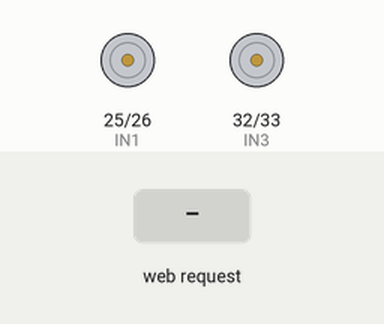
Bench run of a sketch on a simulated ESP32. Shown: motor-driver pin pairs drawn as motors (green arrow = first pin HIGH = forward, orange = second pin HIGH = backward, longer = more drive, scaled by the enable pin). The test bench sets the inputs (shaded band). WiFi joins after 1.5 s; servers stay silent unless stated; what the sketch prints to the serial monitor is not drawn.

Above: at 2.7 s.
2.8 s: HTTP request GET /MOTOR=ON received
At 3.3 s:
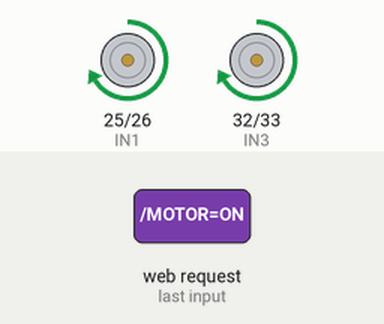
Timing chart, 0 to 9.3 s (numbered marks = the images above; inputs shaded):
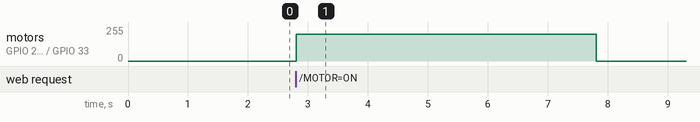

Measured:
- after the input at 2.8 s, motor on GPIO 25 (IN1) / GPIO 26 (IN2), motor on GPIO 32 (IN3) / GPIO 33 (IN4): stopped → forward 200/255 at once, → stopped 5.0 s later

The sketch:

bci_esp32_better.ino
```cpp
#include <WiFi.h>

const char* ssid = "Remi";
const char* password = "qwerty123";

WiFiServer server(80);

// Motor driver pins
#define IN1 25
#define IN2 26
#define ENA 27
#define IN3 32
#define IN4 33
#define ENB 14

void setup() {
  Serial.begin(115200);
  pinMode(IN1, OUTPUT);
  pinMode(IN2, OUTPUT);
  pinMode(ENA, OUTPUT);
  pinMode(IN3, OUTPUT);
  pinMode(IN4, OUTPUT);
  pinMode(ENB, OUTPUT);

  stopMotors();

  WiFi.begin(ssid, password);
  Serial.print("Connecting to WiFi...");
  while (WiFi.status() != WL_CONNECTED) {
    delay(500);
    Serial.print(".");
  }

  Serial.println("\n✅ ESP32 Connected!");
  Serial.print("ESP32 IP: ");
  Serial.println(WiFi.localIP());

  server.begin();
}

void loop() {
  WiFiClient client = server.available();
  if (client) {
    String request = client.readStringUntil('\r');
    client.flush();

    if (request.indexOf("/MOTOR=ON") != -1) {
      Serial.println("➡️ MOTOR ON command received");
      moveForwardFor5Seconds();
    } else if (request.indexOf("/MOTOR=OFF") != -1) {
      Serial.println("⛔ MOTOR OFF command received");
      stopMotors();
    }

    client.println("HTTP/1.1 200 OK");
    client.println("Content-Type: text/html");
    client.println("Connection: close");
    client.println();
    client.println("<html><body><h2>ESP32 Motor Control</h2></body></html>");
    client.stop();
  }
}

void moveForwardFor5Seconds() {
  moveForward();
  delay(5000);
  stopMotors();
}

void moveForward() {
  digitalWrite(IN1, HIGH);
  digitalWrite(IN2, LOW);
  digitalWrite(IN3, HIGH);
  digitalWrite(IN4, LOW);
  analogWrite(ENA, 200);
  analogWrite(ENB, 200);
}

void stopMotors() {
  analogWrite(ENA, 0);
  analogWrite(ENB, 0);
}
```
